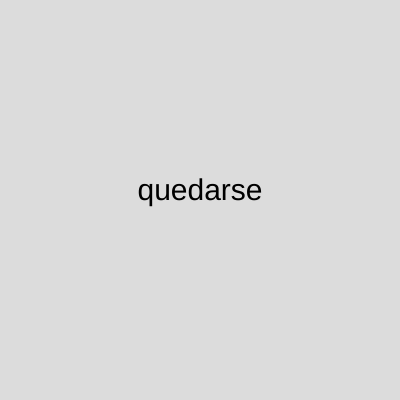
Frame 1 (no input)
Frame 60 (no input): identical to frame 1, image omitted
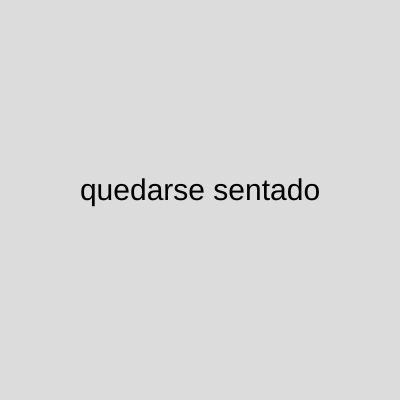
Frame 120 (the mouse pressed at the canvas centre since frame 60)

The p5.js sketch that drew these frames (run headless with seeded random() and noise() and a simulated clock; from frame 60 on, the mouse is pressed at the canvas centre):

// p5.js sketch
// ── sketch.js

var index =0;
let b = ["quedarse", "quedarse sentado", "quedarse dormido", "quedarse a dormir", "quedarse plantado"];

function setup() {
  createCanvas(400, 400);
}

function draw() {
  background(220);
  /*
  for (let i = 0; i < b.length; i++) {
    text(b[i], 20, i * 20 + 20);
  }*/
  textSize(30);
  textAlign(CENTER);
  text(b[index], width / 2, height / 2);
}
function mousePressed() {
	index++;
	if (index >= b.length) {
		index = 0;
	}

}
